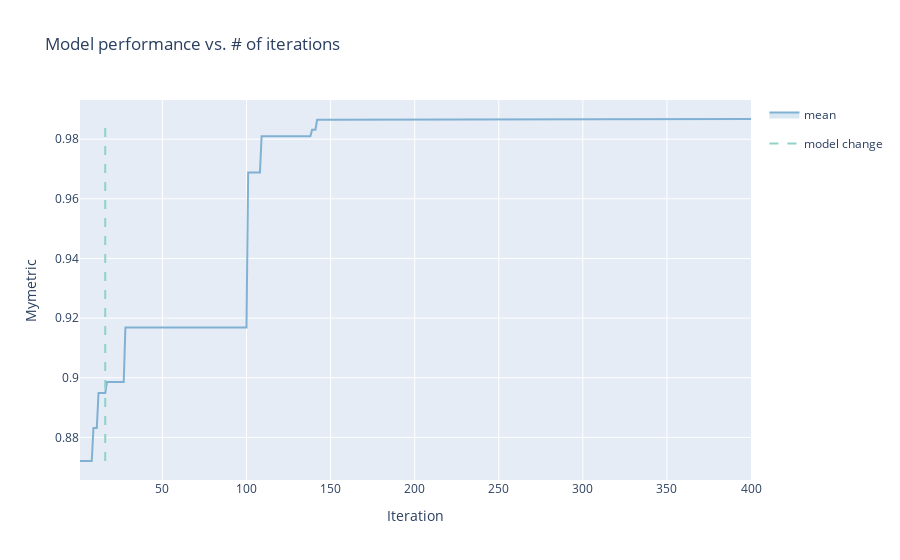

Here is the notebook cell this chart was saved with:
### Code cell
fig, ax = plt.subplots()
fig.set_size_inches(12,9)
for i in [0,1,2,5,9]:
    values =[al[i][1] for al in all_metrics] 
    ax.plot(values / np.max(values), label=all_metrics[0][i][0])
ax.legend()
plt.savefig(fn_result+"clustering_metric_evol.png")
plt.show()


print(axc.generation_strategy.trials_as_df)
render(axc.get_optimization_trace())

### Figure 1 — Plotly figure (JSON) as saved in the notebook; plotly's stock layout.template omitted (floating-point values rounded to 4 significant figures; data arrays with more than 128 entries replaced by an {"elided": "..."} marker saying what was removed)
{"data": [{"hoverinfo": "none", "legendgroup": "", "line": {"width": 0}, "mode": "lines", "showlegend": false, "type": "scatter", "x": {"elided": "400 int values"}, "y": {"elided": "400 float values"}}, {"fill": "tonexty", "fillcolor": "rgba(128,177,211,0.3)", "legendgroup": "mean", "line": {"color": "rgba(128,177,211,1)"}, "mode": "lines", "name": "mean", "text": {"elided": "400 str values"}, "type": "scatter", "x": {"elided": "400 int values"}, "y": {"elided": "400 float values"}}, {"fill": "tonexty", "fillcolor": "rgba(128,177,211,0.3)", "hoverinfo": "none", "legendgroup": "", "line": {"width": 0}, "mode": "lines", "showlegend": false, "type": "scatter", "x": {"elided": "400 int values"}, "y": {"elided": "400 float values"}}, {"line": {"color": "rgba(141,211,199,1)", "dash": "dash"}, "mode": "lines", "name": "model change", "type": "scatter", "x": [16, 16], "y": [0.8721, 0.9868]}], "layout": {"showlegend": true, "title": {"text": "Model performance vs. # of iterations"}, "xaxis": {"title": {"text": "Iteration"}}, "yaxis": {"title": {"text": "Mymetric"}}}}
